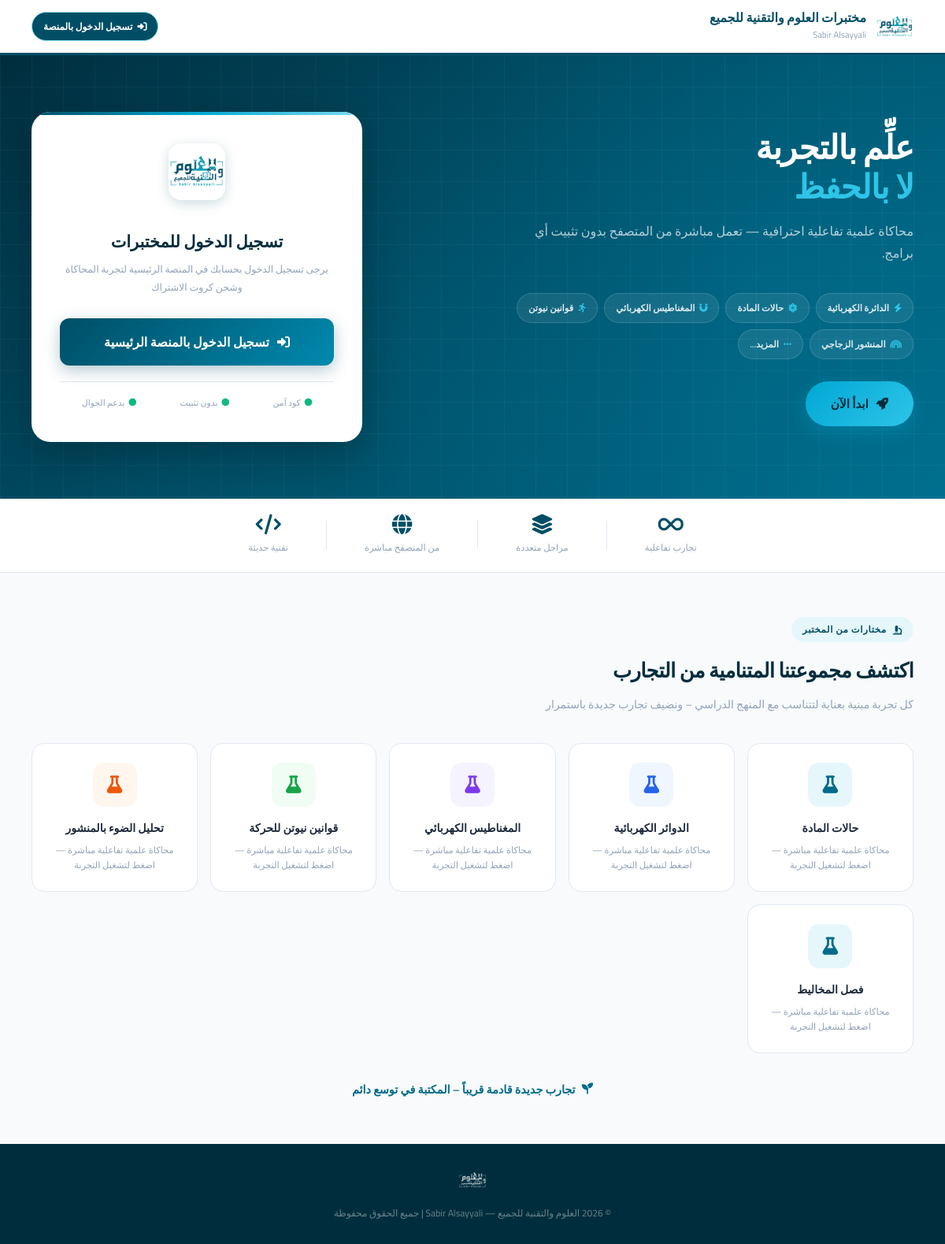
The page / on the database its author committed.
### tables this page shows
CREATE TABLE IF NOT EXISTS `experiments` (
  `id` int(11) NOT NULL AUTO_INCREMENT,
  `code_name` varchar(50) NOT NULL,
  `title` varchar(100) NOT NULL,
  `page_url` varchar(100) NOT NULL,
  `image_url` varchar(255) DEFAULT NULL,
  `is_active` tinyint(4) DEFAULT 1,
  `created_at` timestamp NOT NULL DEFAULT current_timestamp(),
  PRIMARY KEY (`id`),
  UNIQUE KEY `code_name` (`code_name`)
);

### functions.php (called while the page is built, shortened)
<?php
require_once __DIR__ . '/config.php';
function getAllExperiments($active_only = false) {
    global $conn;
    $query = "SELECT * FROM experiments";
    $query .= " ORDER BY id ASC";
    $result = mysqli_query($conn, $query);
    return $result ? $result->fetch_all(MYSQLI_ASSOC) : [];
}

### index.php (the view, shortened to what this page needs)
<?php
require_once 'config.php';
require_once 'functions.php';
$user_id = $_SESSION['user_id'] ?? $_SESSION['user']['id'] ?? null;
$user_name = $_SESSION['user_name'] ?? $_SESSION['user']['name'] ?? 'المعلم';
$user_days_left = 0;
?>
<!DOCTYPE html>
<html lang="ar" dir="rtl">
<head>
    <link rel="stylesheet" href="https://cdnjs.cloudflare.com/ajax/libs/font-awesome/6.4.0/css/all.min.css">
</head>
<body>
<header class="site-header">
    <a href="index.php" class="header-logo">
        <img src="logo2.png" alt="العلوم والتقنية للجميع">
        <div class="header-brand">
            <div class="header-brand-name"> مختبرات العلوم والتقنية للجميع </div>
            <div class="header-brand-sub">Sabir Alsayyali</div>
        </div>
    </a>
    <div style="display: flex; align-items: center; gap: 10px; flex-wrap: wrap;">
        <?php if ($user_id): ?>
            <a href="my-experiments.php" class="header-badge" style="text-decoration: none; background: #dcfce7; color: #166534; border-color: #86efac;">
                <i class="fas fa-user-check"></i>
                <span>أهلاً بك أستاذ <?=htmlspecialchars($user_name)?></span>
            </a>
            <div class="header-badge" style="background: #fef3c7; color: #92400e; border-color: #fcd34d; font-weight: 800;">
                <i class="fas fa-clock"></i>
                <span>الرصيد: <strong><?=htmlspecialchars($user_days_left)?></strong> يوم</span>
            </div>
            <a href="#rechargeSection" class="header-badge" style="text-decoration: none; background: var(--teal-800); color: white; border-color: var(--teal-700);">
                <i class="fas fa-bolt"></i>
                <span>شحن رصيد</span>
            </a>
        <?php else: ?>
            <a href="https://sabir511-platform.vercel.app/auth/login" class="header-badge" style="text-decoration: none; background: var(--teal-800); color: white;">
                <i class="fas fa-sign-in-alt"></i>
                <span>تسجيل الدخول بالمنصة</span>
            </a>
        <?php endif; ?>
    </div>
</header>
<section class="hero">
    <div class="hero-inner">
        <div class="hero-content">
            <h1 class="hero-title">
                علِّم بالتجربة<br>
                <span>لا بالحفظ</span>
            </h1>
            <p class="hero-desc">
                محاكاة علمية تفاعلية احترافية — تعمل مباشرة من المتصفح بدون تثبيت أي برامج.
            </p>
            <div class="hero-pills">
                <div class="hpill"><i class="fas fa-bolt"></i> الدائرة الكهربائية</div>
                <div class="hpill"><i class="fas fa-atom"></i> حالات المادة</div>
                <div class="hpill"><i class="fas fa-magnet"></i> المغناطيس الكهربائي</div>
                <div class="hpill"><i class="fas fa-running"></i> قوانين نيوتن</div>
                <div class="hpill"><i class="fas fa-rainbow"></i> المنشور الزجاجي</div>
                <div class="hpill"><i class="fas fa-ellipsis"></i> المزيد...</div>
            </div>
            <button type="button" class="btn-start-now" onclick="openPackagesModal()">
                <i class="fas fa-rocket"></i>
                <span>ابدأ الآن</span>
            </button>
        </div>
        <div class="login-card" id="loginSection">
            <div class="card-logo-wrap">
                <img src="logo2.png" alt="logo">
            </div>
            <div class="card-title">تسجيل الدخول للمختبرات</div>
            <div class="card-sub">يرجى تسجيل الدخول بحسابك في المنصة الرئيسية لتجربة المحاكاة وشحن كروت الاشتراك</div>
            <div style="margin-top: 24px; text-align: center;">
                <a href="https://sabir511-platform.vercel.app/auth/login" class="btn-enter" style="text-decoration: none;">
                    <i class="fas fa-sign-in-alt"></i>
                    <span>تسجيل الدخول بالمنصة الرئيسية</span>
                </a>
            </div>
            <div class="card-footer">
                <div class="cfbadge"><i class="fas fa-circle"></i> كود آمن</div>
                <div class="cfbadge"><i class="fas fa-circle"></i> بدون تثبيت</div>
                <div class="cfbadge"><i class="fas fa-circle"></i> يدعم الجوال</div>
            </div>
        </div>
    </div>
</section>
<div class="stats-strip">
    <div class="stats-inner">
        <div class="stat-item">
            <div class="stat-num"><i class="fas fa-infinity"></i></div>
            <div class="stat-lbl">تجارب تفاعلية</div>
        </div>
        <div class="stat-item">
            <div class="stat-num"><i class="fas fa-layer-group"></i></div>
            <div class="stat-lbl">مراحل متعددة</div>
        </div>
        <div class="stat-item">
            <div class="stat-num"><i class="fas fa-globe"></i></div>
            <div class="stat-lbl">من المتصفح مباشرة</div>
        </div>
        <div class="stat-item">
            <div class="stat-num"><i class="fas fa-code"></i></div>
            <div class="stat-lbl">تقنية حديثة</div>
        </div>
    </div>
</div>
<section class="experiments">
    <div class="section-tag"><i class="fas fa-microscope"></i> مختارات من المختبر</div>
    <h2 class="section-title">اكتشف مجموعتنا المتنامية من التجارب</h2>
    <p class="section-desc">كل تجربة مبنية بعناية لتتناسب مع المنهج الدراسي – ونضيف تجارب جديدة باستمرار</p>
    <?php $all_db_exps = getAllExperiments(); ?>
    <div class="exp-grid">
        <?php
        $color_classes = ['icon-teal', 'icon-blue', 'icon-purple', 'icon-green', 'icon-orange'];
        $i = 0;
        foreach ($all_db_exps as $exp):
            $color_cls = $color_classes[$i % count($color_classes)];
            $i++;
        ?>
            <div class="exp-card" style="cursor: pointer;" onclick="location.href='<?=htmlspecialchars($user_id ? $exp['page_url'] : 'https://sabir511-platform.vercel.app/auth/login')?>'">
                <div class="exp-icon <?=$color_cls?>">
                    <?php if (!empty($exp['image_url'])): ?>
                        <img src="<?=htmlspecialchars($exp['image_url'])?>" alt="<?=htmlspecialchars($exp['title'])?>" style="width:100%; height:100%; object-fit:cover; border-radius:12px;">
                    <?php else: ?>
                        <i class="fas fa-flask"></i>
                    <?php endif; ?>
                </div>
                <div class="exp-name"><?=htmlspecialchars($exp['title'])?></div>
                <div class="exp-desc">محاكاة علمية تفاعلية مباشرة — اضغط لتشغيل التجربة</div>
            </div>
        <?php endforeach; ?>
    </div>
    <div class="expand-note">
        <i class="fas fa-seedling"></i> تجارب جديدة قادمة قريباً – المكتبة في توسع دائم
    </div>
</section>
<footer class="site-footer">
    <div class="footer-logo">
        <img src="logo2.png" alt="logo">
    </div>
    <div class="footer-text">© 2026 العلوم والتقنية للجميع — Sabir Alsayyali | جميع الحقوق محفوظة</div>
</footer>
</body>
</html>

### rows shown on the page
experiments: title "حالات المادة"
experiments: title "الدوائر الكهربائية"
experiments: title "المغناطيس الكهربائي"
experiments: title "قوانين نيوتن للحركة"
experiments: title "تحليل الضوء بالمنشور"
experiments: title "فصل المخاليط"
